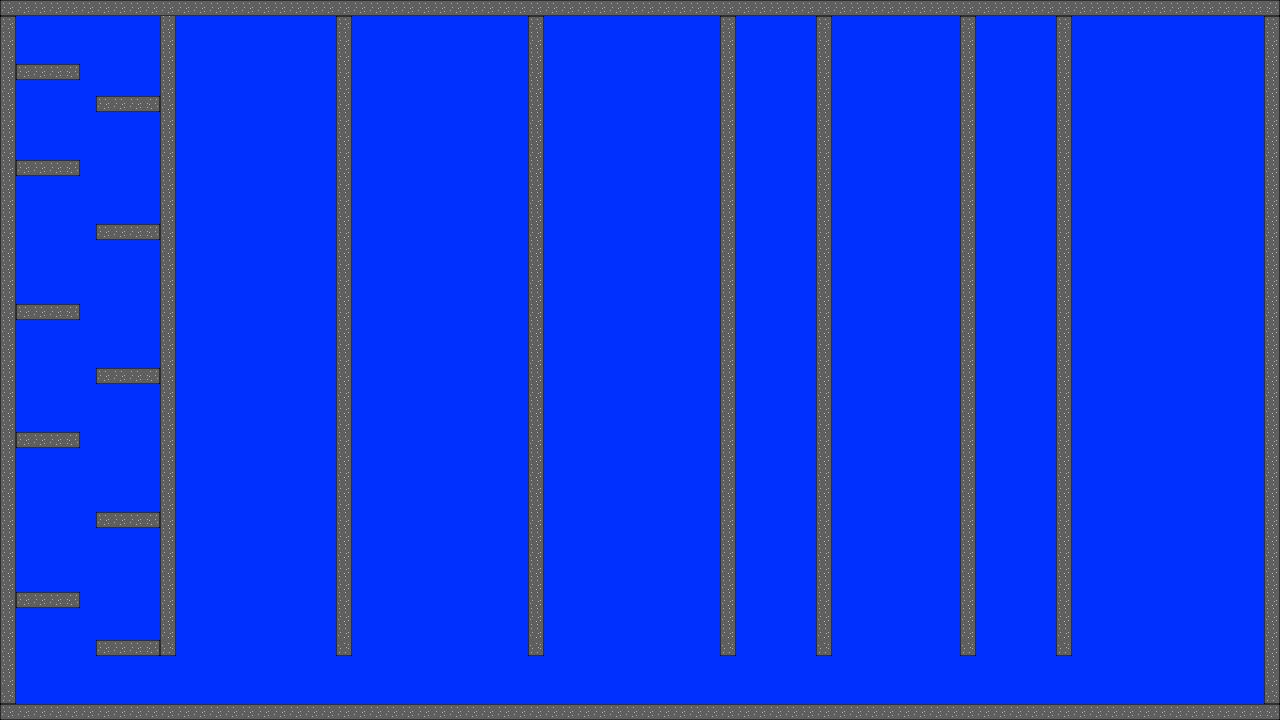

Rendered tile map (Tiled .tmx) drawn with the repository's tilesets; below, a short description and the map source with its tile grids summarised:
An orthogonal 80x45 tile map with 16x16 px tiles, 1 tile layer (Tile Layer 1).

<map version="1.0" orientation="orthogonal" renderorder="right-up" width="80" height="45" tilewidth="16" tileheight="16">
 <tileset firstgid="1" name="concrete" tilewidth="16" tileheight="16">
  <image source="concrete.png" width="64" height="64" />
  <tile id="0">
   <properties>
    <property name="behavior" value="1" />
   </properties>
  </tile>
  <tile id="4">
   <properties>
    <property name="behavior" value="1" />
   </properties>
  </tile>
  <tile id="5">
   <properties>
    <property name="behavior" value="1" />
   </properties>
  </tile>
  <tile id="6">
   <properties>
    <property name="behavior" value="1" />
   </properties>
  </tile>
  <tile id="7">
   <properties>
    <property name="behavior" value="" />
   </properties>
  </tile>
  <tile id="11">
   <properties>
    <property name="behavior" value="1" />
   </properties>
  </tile>
  <tile id="13">
   <properties>
    <property name="behavior" value="0" />
   </properties>
  </tile>
  <tile id="15">
   <properties>
    <property name="behavior" value="1" />
   </properties>
  </tile>
 </tileset>
 <layer name="Tile Layer 1" width="80" height="45">
  <data>[3600 cells, 3600 non-empty, 7 distinct tile ids]</data>
 </layer>
</map>
